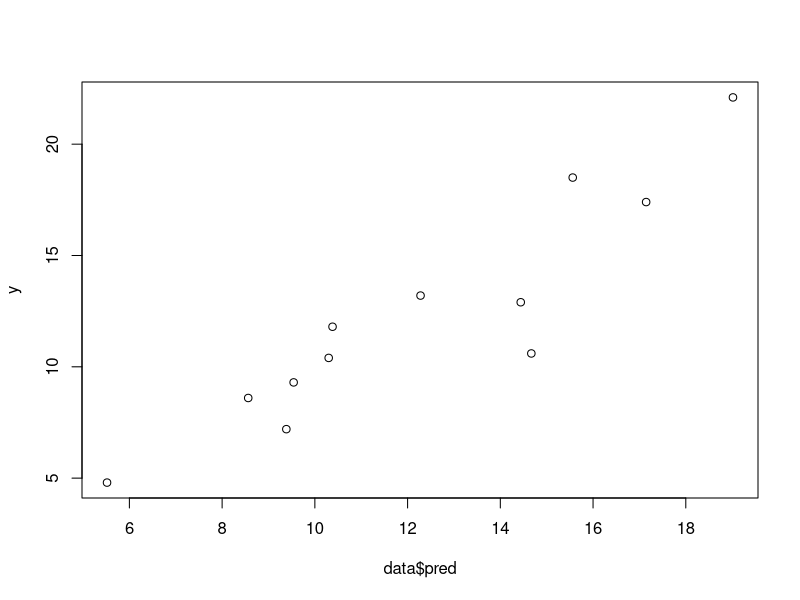
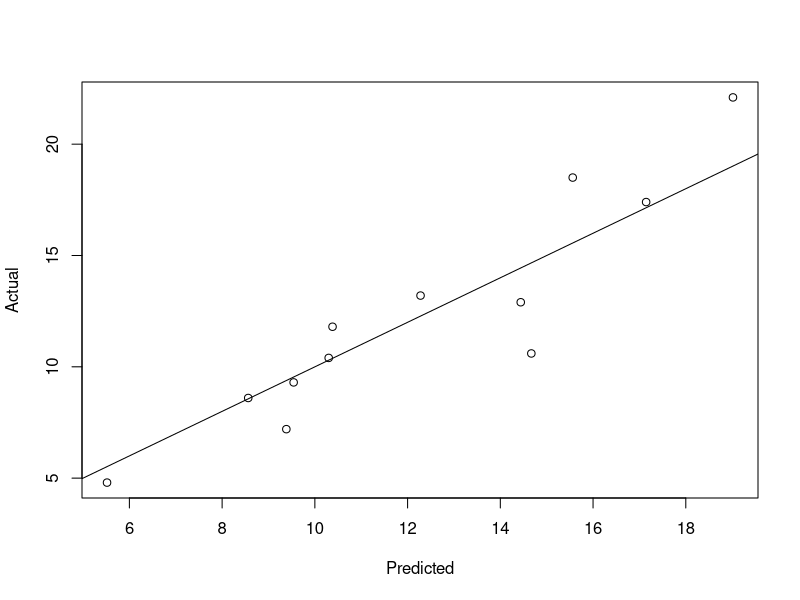

The R script that drew these images, in order:
data <- read.csv("5.csv", header=TRUE, sep=",")
x1 <- data$TV
x2 <- data$radio
y <- data$sales

x1_mean <- mean(x1)
x2_mean <- mean(x2)
y_mean <- mean(y)

num1 = sum((x1 - x1_mean) * (y - y_mean))
dem1 = sum((x1 - x1_mean) ^ 2)
b1 = num1/dem1

num2 = sum((x2 - x2_mean) * (y - y_mean))
dem2 = sum((x2 - x2_mean) ^ 2)
b2 = num2/dem2

b0 = y_mean - b1 * x1_mean - b2 * x2_mean

data$pred = b0 + b1*x1 + b2*x2

rss = sum((y - data$pred) ^ 2)
tss = sum((y - y_mean) ^ 2)
rse = sqrt(rss/(nrow(data) - 2))
se = 1 -  (rss/tss)

model <- lm(y ~ x1 + x2, data = data)
summary(model)
data$pred2 <- predict(model, data)

plot(data$pred, y)
plot(data$pred, y, xlab="Predicted", ylab="Actual")
abline(a = 0, b = 1)